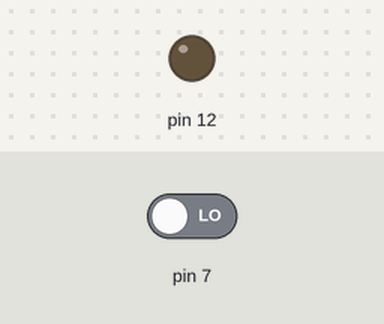
This sketch was run on a simulated Arduino Uno, built with avr-gcc and run on an emulated ATmega328P. Shown: output pins drawn as LEDs (lit = HIGH). Dashed ring = blinking. The inputs (shaded band) are chosen by the test bench; at power-on: pin 7 LOW.

Above: at 1.2 s.
1.3 s: pin 7 driven HIGH
At 1.45 s:
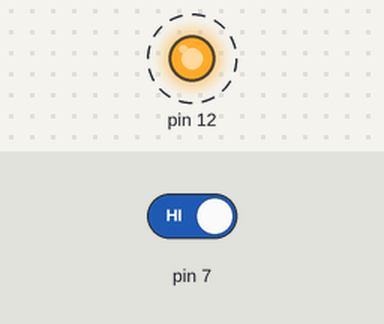
4.3 s: pin 7 driven LOW
At 5.1 s:
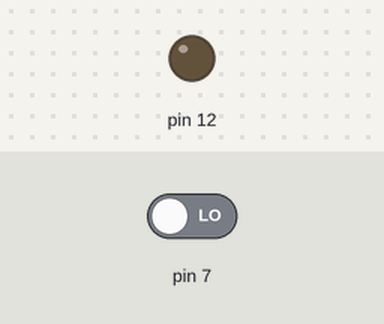
Timing chart, 0 to 7.3 s (numbered marks = the images above; inputs shaded):
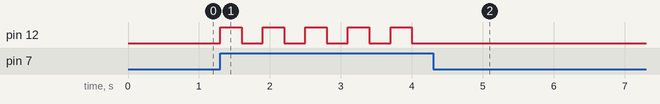

Measured:
- after the input at 1.3 s, pin 12: alternates HIGH for 0.30 s and LOW for 0.30 s, starting at once
- after the input at 4.3 s, pin 12: stops changing and stays LOW

The sketch:

wozu_der_Widerstand.ino
```cpp
void setup() {
  // erst mal sagen welche Pins dran sind und was sie zu erwarten haben
  pinMode(12, OUTPUT);
  pinMode(7, INPUT);

}

void loop() {
  if (digitalRead(7) == HIGH) {
    digitalWrite(12, HIGH);
    delay(300);
    digitalWrite(12, LOW);
    delay(300);
    }

}
```
